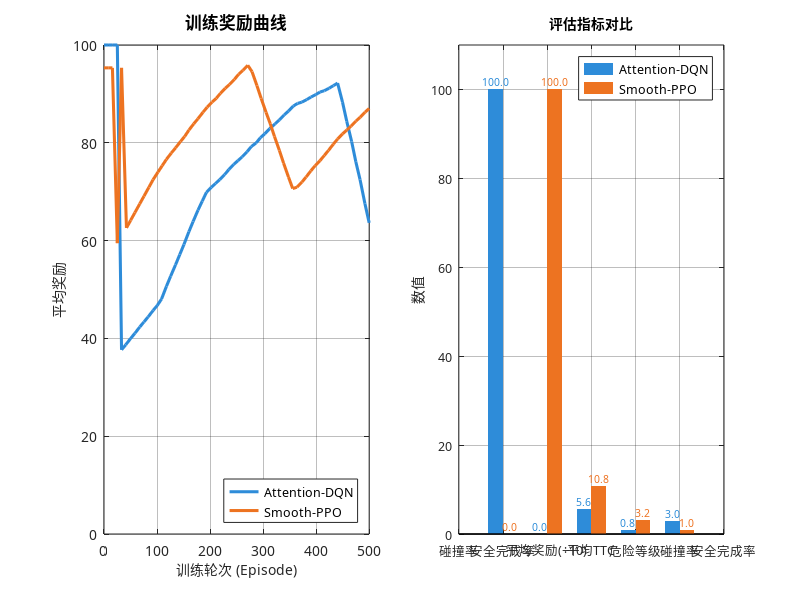

Reproduce this figure in MATLAB. (Note: this script raises an error after producing the figure.)
% ============================================================
% 复现 figure_5.png — 暴雨天跟车场景训练结果对比
% 左图：训练奖励曲线    右图：评估指标柱状图
% 曲线数据从原图像素提取，尽量还原原图样式
% ============================================================
clear; clc; close all;

set(0, 'DefaultAxesFontName', 'SimHei');
set(0, 'DefaultTextFontName', 'SimHei');

%% ==========================================================
%  左图数据：从原图提取的奖励曲线坐标
% ==========================================================

% 原图左子图区域: 447x494 像素
% x轴位于 y_pix ~ 55 (距底部)
% y轴范围: y_pix 55~440 -> 对应奖励值范围 0~100

% --- Attention-DQN (蓝色) 像素坐标 ---
dqn_x_pix = [62, 68, 74, 81, 87, 93, 100, 106, 113, 119, 125, 132, 138, ...
    144, 151, 157, 164, 170, 176, 183, 189, 196, 202, 208, 215, 221, 227, ...
    234, 240, 247, 253, 259, 266, 272, 279, 285, 291, 298, 306, 312, 319, ...
    325, 332, 338, 344, 351, 357, 364, 370, 376, 383, 389, 395, 402, 408, ...
    415, 421, 427, 434, 440];

dqn_y_pix = [440, 440, 440, 440, 200, 204, 209, 213, 218, 222, 226, 231, ...
    235, 240, 250, 258, 267, 275, 283, 293, 301, 310, 317, 324, 328, 331, ...
    334, 338, 342, 346, 349, 352, 356, 360, 363, 367, 370, 374, 378, 381, ...
    385, 388, 392, 394, 395, 397, 399, 401, 403, 404, 406, 408, 410, 395, ...
    380, 364, 348, 334, 315, 300];

% --- Smooth-PPO (橙色) 像素坐标 ---
ppo_x_pix = [62, 68, 74, 81, 87, 94, 100, 106, 113, 119, 126, 132, 139, ...
    145, 151, 158, 164, 171, 177, 183, 190, 196, 203, 209, 216, 222, 228, ...
    235, 241, 248, 254, 260, 267, 273, 280, 286, 293, 299, 305, 312, 318, ...
    325, 331, 337, 344, 350, 357, 363, 370, 376, 382, 389, 395, 402, 408, ...
    414, 421, 427, 434, 440];

ppo_y_pix = [422, 422, 422, 284, 422, 296, 302, 308, 315, 321, 328, 334, ...
    340, 345, 350, 355, 359, 364, 368, 373, 378, 382, 387, 391, 395, 398, ...
    402, 406, 409, 413, 417, 420, 424, 419, 408, 398, 387, 378, 368, 357, ...
    347, 336, 327, 328, 332, 336, 341, 345, 349, 353, 357, 362, 366, 370, ...
    373, 376, 380, 383, 387, 390];

% --- 像素坐标 -> 实际数值映射 ---
x_axis_y_pix = 55;
y_top_pix = 440;
y_range_pix = y_top_pix - x_axis_y_pix;

episodes_dqn = (dqn_x_pix - 62) / (440 - 62) * 500;
rewards_dqn = (dqn_y_pix - x_axis_y_pix) / y_range_pix * 100;

episodes_ppo = (ppo_x_pix - 62) / (440 - 62) * 500;
rewards_ppo = (ppo_y_pix - x_axis_y_pix) / y_range_pix * 100;

%% ==========================================================
%  右图数据：评估指标柱状图（请替换为真实数据）
% ==========================================================
metrics = {'碰撞率', '安全完成率',  '平均奖励(\div10)',  '平均TTC', '危险等级'};

dqn_values = [100, 0, 5.6, 0.8, 3.0];
ppo_values = [0, 100, 10.8, 3.2, 1.0];

%% ==========================================================
%  绘图
% ==========================================================
figure('Position', [30, 50, 1380, 500]);

% --- 左图：训练奖励曲线 ---
subplot(1, 2, 1);
hold on;

plot(episodes_dqn, rewards_dqn, '-', 'Color', [0.18 0.55 0.85], 'LineWidth', 2.2);
plot(episodes_ppo, rewards_ppo, '-', 'Color', [0.93 0.45 0.13], 'LineWidth', 2.2);

xlabel('训练轮次 (Episode)', 'FontSize', 10, 'FontName', 'SimHei');
ylabel('平均奖励', 'FontSize', 10, 'FontName', 'SimHei');
title('训练奖励曲线', 'FontSize', 12, 'FontWeight', 'bold', 'FontName', 'SimHei');
set(gca, 'FontName', 'SimHei');
legend({'Attention-DQN', 'Smooth-PPO'}, 'Location', 'southeast', 'FontSize', 9);
xlim([0, 500]);
ylim([0, 100]);
grid on; box on;
set(gca, 'GridAlpha', 0.3);

% --- 右图：评估结果柱状图 ---
subplot(1, 2, 2);
hold on;

x = 1:length(metrics);
bar_width = 0.33;

b1 = bar(x - bar_width/2, dqn_values, bar_width, ...
    'FaceColor', [0.18 0.55 0.85], 'EdgeColor', 'none');
b2 = bar(x + bar_width/2, ppo_values, bar_width, ...
    'FaceColor', [0.93 0.45 0.13], 'EdgeColor', 'none');

ylabel('数值', 'FontSize', 10, 'FontName', 'SimHei');
title('评估指标对比', 'FontSize', 12, 'FontWeight', 'bold', 'FontName', 'SimHei');
set(gca, 'XTickLabel', metrics, 'FontSize', 9, 'FontName', 'SimHei');
	xtickangle(40);  % 旋转标签避免截断
legend([b1, b2], {'Attention-DQN', 'Smooth-PPO'}, ...
    'Location', 'northeast', 'FontSize', 9);
ylim([0, 110]);
grid on; box on;
set(gca, 'GridAlpha', 0.3);

for i = 1:length(x)
    text(x(i) - bar_width/2, dqn_values(i) + 1.8, num2str(dqn_values(i), '%.1f'), ...
        'HorizontalAlignment', 'center', 'FontSize', 7.5, ...
        'Color', [0.18 0.55 0.85], 'FontName', 'SimHei');
    text(x(i) + bar_width/2, ppo_values(i) + 1.8, num2str(ppo_values(i), '%.1f'), ...
        'HorizontalAlignment', 'center', 'FontSize', 7.5, ...
        'Color', [0.93 0.45 0.13], 'FontName', 'SimHei');
end

sgtitle('暴雨天跟车场景训练结果对比', ...
    'FontSize', 14, 'FontWeight', 'bold', 'FontName', 'SimHei');
